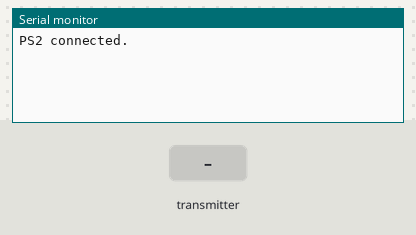
Bench run of a sketch on a simulated Arduino Uno, built with avr-gcc and run on an emulated ATmega328P. Parts: the last lines printed to the serial monitor. Inputs (shaded band) come from the test bench. No radio packets arrive unless stated.

Above: at 1.2 s.
1.3 s: the transmitter starts sending direction = 0
At 1.38 s:
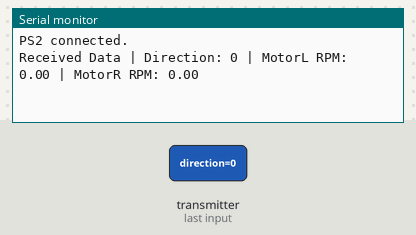
3.2 s: the transmitter starts sending motorRPML = 0
6.2 s: the transmitter starts sending motorRPMR = 25
At 6.33 s:
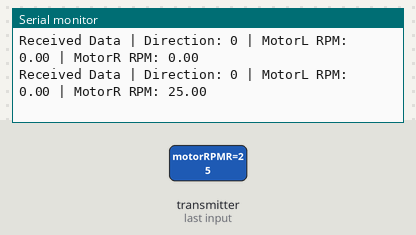
9.2 s: the transmitter starts sending motorRPML = 25
At 9.35 s:
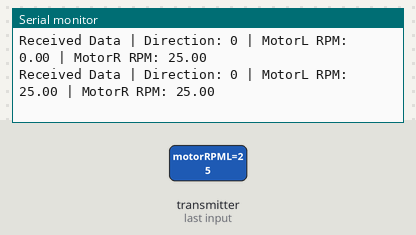
12.2 s: the transmitter starts sending motorRPMR = 100
At 12.33 s:
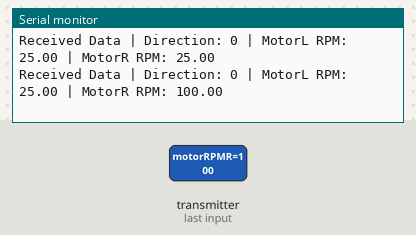
15.2 s: the transmitter starts sending motorRPML = 100
At 15.36 s:
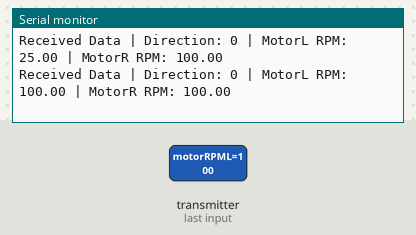
Timing chart, 0 to 18.2 s (numbered marks = the images above; inputs shaded):
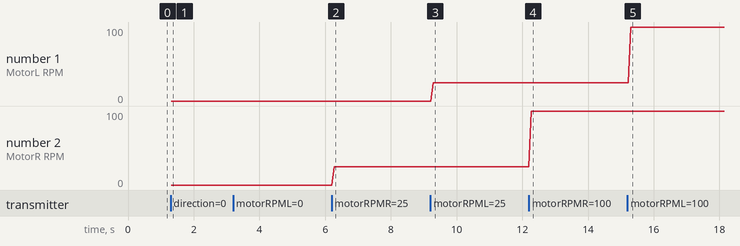

The sketch:

Transmitter-Remote_Control.ino
```cpp
#include <PS2X_lib.h>
#include <SPI.h>
#include <nRF24L01.h>
#include <RF24.h>

PS2X ps2x;
RF24 radio(7, 8);

const byte address[6] = "00001";

struct Data_Package {
  char direction;
  float motorRPML;
  float motorRPMR;
};
Data_Package data;

void setup() {
  Serial.begin(9600);
  int error = ps2x.config_gamepad(5, 3, 2, 4, true, true);
  if (error == 0) {
    Serial.println("PS2 connected.");
  } else {
    Serial.println("PS2 connection failed.");
  }

  radio.begin();
  radio.openWritingPipe(address);
  radio.openReadingPipe(0, address);

  radio.setPALevel(RF24_PA_LOW);
  radio.startListening();
}

void loop() {
  ps2x.read_gamepad(false, 0);

  if (ps2x.Button(PSB_PAD_UP)) {
    data.direction = 'F';
  } else if (ps2x.Button(PSB_PAD_DOWN)) {
    data.direction = 'B';
  } else if (ps2x.Button(PSB_PAD_LEFT)) {
    data.direction = 'L';
  } else if (ps2x.Button(PSB_PAD_RIGHT)) {
    data.direction = 'R';
  } else if (ps2x.Button(PSB_GREEN)) {
    data.direction = 'T';
  } else if (ps2x.Button(PSB_BLUE)) {
    data.direction = 'C';
  } else if (ps2x.Button(PSB_PINK)) {
    data.direction = 'Q';
  } else if (ps2x.Button(PSB_RED)) {
    data.direction = 'O';
  } else {
    data.direction = 'S';
  }

  radio.stopListening();
  if (radio.write(&data, sizeof(Data_Package))) {
    //Serial.println("Control data sent successfully.");
  }
  radio.startListening();

  // Add debug to check if data is received
  if (radio.available()) {
    radio.read(&data, sizeof(Data_Package));
    Serial.print("Received Data | Direction: ");
    Serial.print(data.direction);
    Serial.print(" | MotorL RPM: ");
    Serial.print(data.motorRPML, 2);
    Serial.print(" | MotorR RPM: ");
    Serial.println(data.motorRPMR, 2);
  } else {
    //Serial.println("No data received.");
  }

  delay(20);
}
```

Measured:
- after the input at 1.3 s, the serial monitor: prints a new line at once (image 1)
- after the input at 6.2 s, the serial monitor: prints a new line after 0.07 s (image 2)
- after the input at 9.2 s, the serial monitor: prints a new line after 0.08 s (image 3)
- after the input at 12.2 s, the serial monitor: prints a new line after 0.07 s (image 4)
- after the input at 15.2 s, the serial monitor: prints a new line after 0.10 s (image 5)
- plotted number 2: 0 → 25 after the input at 6.2 s, 25 → 100 after the input at 12.2 s
